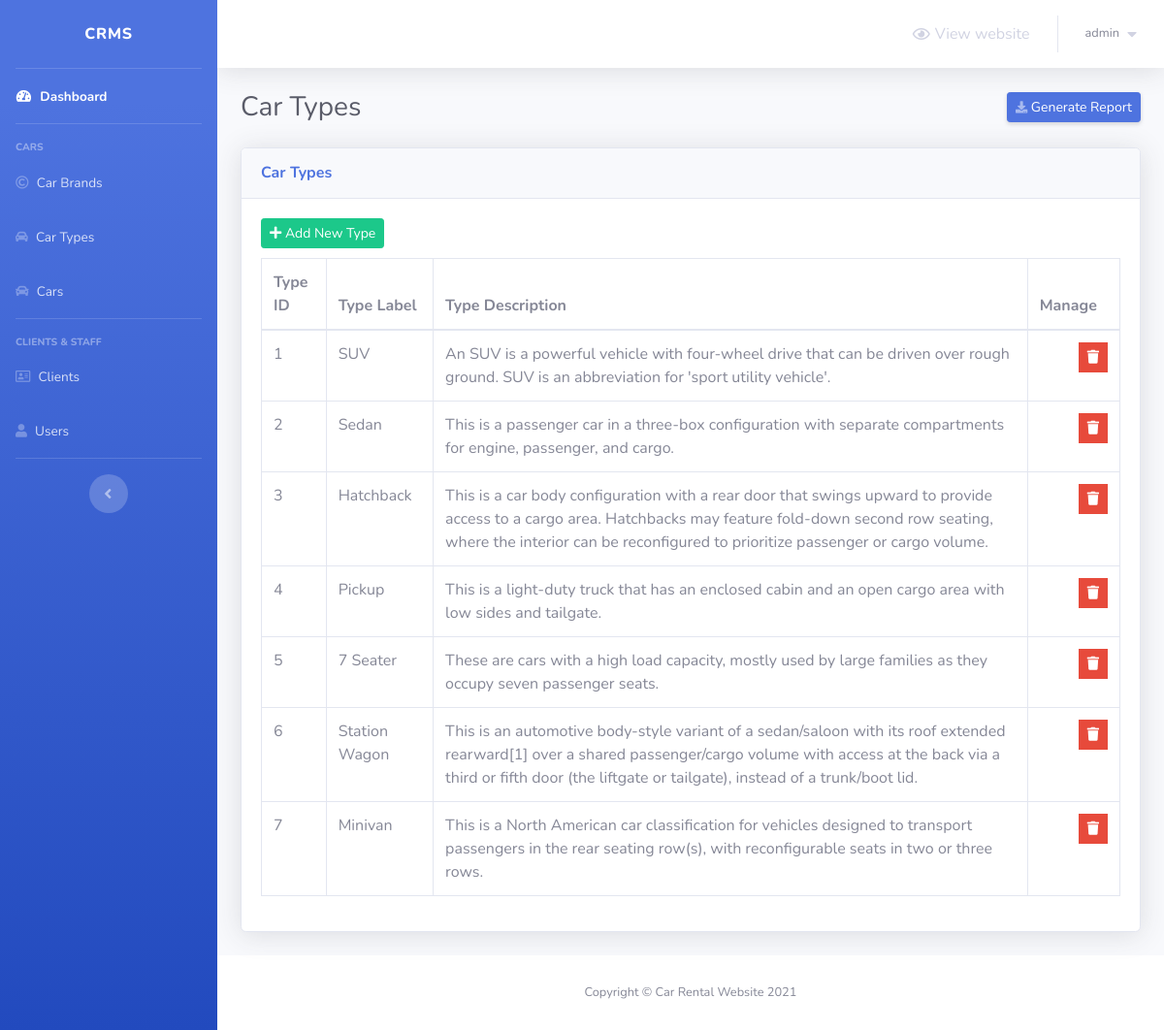
/admin/car-types.php (signed in), run on the app's committed database.
### tables this page shows
CREATE TABLE `car_types` (
  `type_id` int(3) NOT NULL,
  `type_label` varchar(50) NOT NULL,
  `type_description` varchar(250) NOT NULL
);

### admin/car-types.php (the view, shortened to what this page needs)
<?php
    include 'connect.php';
    include 'Includes/templates/header.php';
    if(isset($_SESSION['username']) && isset($_SESSION['password']))
    {
?>
        <div class="container-fluid">
            <div class="d-sm-flex align-items-center justify-content-between mb-4">
                <h1 class="h3 mb-0 text-gray-800">Car Types</h1>
                <a href="#" class="d-none d-sm-inline-block btn btn-sm btn-primary shadow-sm">
                    <i class="fas fa-download fa-sm text-white-50"></i>
                    Generate Report
                </a>
            </div>
            <?php
                $stmt = $con->prepare("SELECT * FROM car_types");
                $stmt->execute();
                $rows_types = $stmt->fetchAll();
            ?>
            <div class="card shadow mb-4">
                <div class="card-header py-3">
                    <h6 class="m-0 font-weight-bold text-primary">Car Types</h6>
                </div>
                <div class="card-body">
                    <button class="btn btn-success btn-sm" style="margin-bottom: 10px;" type="button" data-toggle="modal" data-target="#add_new_type" data-placement="top">
                        <i class="fa fa-plus"></i>
                        Add New Type
                    </button>
                    <div class="table-responsive">
                        <table class="table table-bordered" id="dataTable" width="100%" cellspacing="0">
                            <thead>
                                <tr>
                                    <th>Type ID</th>
                                    <th>Type Label</th>
                                    <th>Type Description</th>
                                    <th>Manage</th>
                                </tr>
                            </thead>
                            <tbody>
                                <?php
                                foreach($rows_types as $type)
                                {
                                    echo "<tr>";
                                        echo "<td>";
                                            echo $type['type_id'];
                                        echo "</td>";
                                        echo "<td>";
                                            echo $type['type_label'];
                                        echo "</td>";
                                        echo "<td>";
                                            echo $type['type_description'];
                                        echo "</td>";
                                        echo "<td>";
                                            $delete_data = "delete_".$type["type_id"];
                                            ?>
                                            <ul>
                                                <li class="list-inline-item" data-toggle="tooltip" title="Delete">
                                                    <button class="btn btn-danger btn-sm rounded-0" type="button" data-toggle="modal" data-target="#<?php echo $delete_data; ?>" data-placement="top"><i class="fa fa-trash"></i></button>
                                                </li>
                                            </ul>
                                            <?php
                                        echo "</td>";
                                    echo "</tr>";
                                }
                                ?>
                            </tbody>
                        </table>
                    </div>
                </div>
            </div>
        </div>
<?php
        include 'Includes/templates/footer.php';
    }
    else
    {
        header('Location: index.php');
        exit();
    }
?>

### admin/Includes/templates/header.php (shortened to what this page needs)
<!DOCTYPE html>
<html lang="en">
	<head>
  		<link href="Design/fonts/css/all.min.css" rel="stylesheet" type="text/css">
  		<link href="Design/css/sb-admin-2.min.css" rel="stylesheet">
  		<link href="Design/css/main.css" rel="stylesheet">
	</head>
	<body id="page-top">
  		<div id="wrapper">
			<ul class="navbar-nav bg-gradient-primary sidebar sidebar-dark accordion" id="accordionSidebar">
		  		<a class="sidebar-brand d-flex align-items-center justify-content-center" href="">
					<div class="sidebar-brand-text mx-3">CRMS</div>
		  		</a>
		  		<hr class="sidebar-divider my-0">
			  	<li class="nav-item active">
					<a class="nav-link" href="dashboard.php">
				  		<i class="fas fa-fw fa-tachometer-alt"></i>
				  		<span>Dashboard</span>
				  	</a>
			  	</li>
	  			<hr class="sidebar-divider">
	  			<div class="sidebar-heading">
					CARS
	  			</div>
	  			<li class="nav-item">
					<a class="nav-link" href="car-brands.php">
						<i class="far fa-copyright"></i>
		  				<span>Car Brands</span>
		  			</a>
	  			</li>
	  			<li class="nav-item">
					<a class="nav-link" href="car-types.php">
						<i class="fas fa-car-alt"></i>
		  				<span>Car Types</span>
		  			</a>
	  			</li>
	  			<li class="nav-item">
					<a class="nav-link" href="cars.php">
		  				<i class="fas fa-car"></i>
		  				<span>Cars</span>
		  			</a>
	  			</li>
	  			<hr class="sidebar-divider">
	  			<div class="sidebar-heading">
					CLIENTS & STAFF
	  			</div>
	  			<li class="nav-item">
					<a class="nav-link" href="clients.php">
		  				<i class="far fa-address-card"></i>
		  				<span>Clients</span>
		  			</a>
	  			</li>
	  			<li class="nav-item">
					<a class="nav-link" href="users.php">
		  				<i class="fas fa-user icon-ver"></i>
		  				<span>Users</span>
		  			</a>
	  			</li>
	  			<hr class="sidebar-divider d-none d-md-block">
	  			<div class="text-center d-none d-md-inline">
					<button class="rounded-circle border-0" id="sidebarToggle"></button>
	  			</div>
			</ul>
			<div id="content-wrapper" class="d-flex flex-column">
			  	<div id="content">
					<nav class="navbar navbar-expand navbar-light bg-white topbar mb-4 static-top shadow">
					  	<ul class="navbar-nav ml-auto">
							<li class="nav-item">
		              			<a class="nav-link" href="../" target="_blank">
		              				<i class="far fa-eye"></i>
		                			<span style="margin-left: 5px;">View website</span>
		              			</a>
		          			</li>
							<li class="nav-item dropdown no-arrow">
					  			<a class="nav-link dropdown-toggle" href="#" id="userDropdown" role="button" data-toggle="dropdown" aria-haspopup="true" aria-expanded="false">
									<span class="mr-2 d-none d-lg-inline text-gray-600 small">
										<?php echo $_SESSION['username']; ?>
									</span>
									<i class="fas fa-caret-down"></i>
								</a>
							</li>
				  		</ul>
					</nav>

### admin/Includes/templates/footer.php (shortened to what this page needs)
		</div>
	  	<footer class="sticky-footer bg-white">
			<div class="container my-auto">
		  		<div class="copyright text-center my-auto">
					<span>Copyright &copy; Car Rental Website 2021</span>
		  		</div>
			</div>
	  	</footer>
	</div>
</div>
</body>
</html>

### data on the page
car_types: type_id "1", type_label "SUV", type_description "An SUV is a powerful vehicle with four-wheel drive that can be driven over rough ground. SUV is an abbreviation for 'sport utility vehicle'."
car_types: type_id "2", type_label "Sedan", type_description "This is a passenger car in a three-box configuration with separate compartments for engine, passenger, and cargo."
car_types: type_id "3", type_label "Hatchback", type_description "This is a car body configuration with a rear door that swings upward to provide access to a cargo area. Hatchbacks may feature fold-down second row seating, where the interior can be reconfigured to prioritize passenger or cargo volume."
car_types: type_id "4", type_label "Pickup", type_description "This is a light-duty truck that has an enclosed cabin and an open cargo area with low sides and tailgate."
car_types: type_id "5", type_label "7 Seater", type_description "These are cars with a high load capacity, mostly used by large families as they occupy seven passenger seats."
car_types: type_id "6", type_label "Station Wagon", type_description "This is an automotive body-style variant of a sedan/saloon with its roof extended rearward[1] over a shared passenger/cargo volume with access at the back via a third or fifth door (the liftgate or tailgate), instead of a trunk/boot lid."
car_types: type_id "7", type_label "Minivan", type_description "This is a North American car classification for vehicles designed to transport passengers in the rear seating row(s), with reconfigurable seats in two or three rows."

### other printed values
$_SESSION['username'] "admin"
